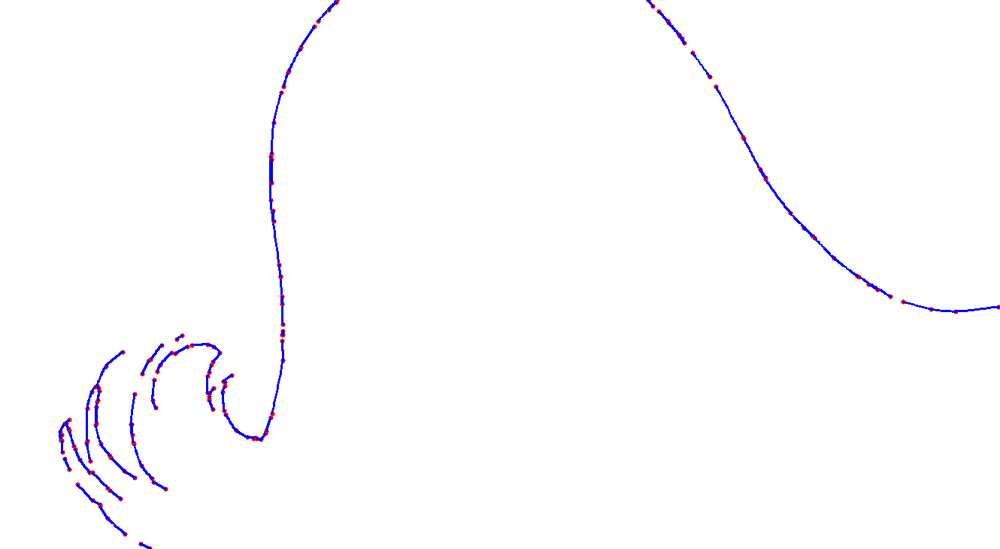
#> input picture bezier_trace_visualization.png, 1000 x 549 px, shrunk from 1330 x 730 before the run
$ python -i test.py   (imports and definitions only)
#> lines starting #> are read from the running program, lines starting #| are printed output that depends on the picture; after the words box and inside, x2 and y2 are one past the last pixel; in counts of white or black regions, pixels touching at a corner belong together
import cv2
import numpy as np
import os
from collections import deque

def get_bezier_parameters(p0, p1, p2, p3):
    """
    Returns the coefficients for the cubic Bezier equation:
    B(t) = (1-t)^3*P0 + 3(1-t)^2*t*P1 + 3(1-t)*t^2*P2 + t^3*P3
    Expanded:
    B(t) = At^3 + Bt^2 + Ct + D
    """
    D = p0
    C = 3 * (p1 - p0)
    B = 3 * (p2 - 2 * p1 + p0)
    A = p3 - 3 * p2 + 3 * p1 - p0
    return A, B, C, D

def fit_bezier_to_contour(points, smoothing_factor=0.3):
    """
    Fits a sequence of cubic Bezier curves to a set of polyline points.
    Uses tangent estimation (Catmull-Rom style control point calculation).
    """
    n = len(points)
    if n < 2:
        return []

    bezier_segments = []

    for i in range(n - 1):
        p0 = points[i] # Current Point
        p3 = points[i+1] # Next Point

        # --- Calculate Tangent at P0 ---
        if i == 0:
            prev_p = points[i] # Start of line
        else:
            prev_p = points[i-1]

        t1 = p3 - prev_p

        # --- Calculate Tangent at P3 ---
        if i == n - 2:
            next_p = points[i+1] # End of line
        else:
            next_p = points[i+2]

        t2 = next_p - p0

        dist = np.linalg.norm(p3 - p0)

        # Normalize tangents
        norm1 = np.linalg.norm(t1)
        if norm1 == 0: norm1 = 1
        t1 = t1 / norm1

        norm2 = np.linalg.norm(t2)
        if norm2 == 0: norm2 = 1
        t2 = t2 / norm2

        # Calculate control points
        p1 = p0 + t1 * (dist * smoothing_factor)
        p2 = p3 - t2 * (dist * smoothing_factor)

        bezier_segments.append((p0, p1, p2, p3))

    return bezier_segments

def skeletonize_image(img_binary):
    """
    Reduces binary image features to 1-pixel width skeletons.
    """
    skel = np.zeros(img_binary.shape, np.uint8)
    element = cv2.getStructuringElement(cv2.MORPH_CROSS, (3,3))
    temp_img = img_binary.copy()

    done = False
    while not done:
        eroded = cv2.erode(temp_img, element)
        temp = cv2.dilate(eroded, element)
        temp = cv2.subtract(temp_img, temp)
        skel = cv2.bitwise_or(skel, temp)
        temp_img = eroded.copy()

        if cv2.countNonZero(temp_img) == 0:
            done = True
    return skel

def extract_paths_from_skeleton(skel_img):
    """
    Walks the connected components of the skeleton to retrieve ordered points.
    This replaces cv2.findContours to avoid loop/gap issues.
    """
    # Get all white pixel coordinates
    # np.where returns (row_indices, col_indices), so we zip them as (y, x)
    ys, xs = np.where(skel_img > 0)
    pixels = set(zip(xs, ys)) # Store as (x, y) for consistency

    paths = []

    while pixels:
        # Start a new stroke from an arbitrary pixel
        start_pixel = next(iter(pixels))
        pixels.remove(start_pixel)

        # Use a deque to build the line in both directions
        # structure: [ ... left_growth ... start ... right_growth ... ]
        stroke = deque([start_pixel])

        # Directions: 8-neighborhood
        neighbors_offset = [(-1, -1), (0, -1), (1, -1),
                            (-1, 0),           (1, 0),
                            (-1, 1),  (0, 1),  (1, 1)]

        # 1. Grow Right/Forward
        current = start_pixel
        while True:
            found_next = None
            # Look for a neighbor in the set of remaining pixels
            for dx, dy in neighbors_offset:
                nb = (current[0] + dx, current[1] + dy)
                if nb in pixels:
                    found_next = nb
                    break

            if found_next:
                stroke.append(found_next)
                pixels.remove(found_next)
                current = found_next
            else:
                break # Dead end

        # 2. Grow Left/Backward (from the original start pixel)
        current = start_pixel
        while True:
            found_prev = None
            for dx, dy in neighbors_offset:
                nb = (current[0] + dx, current[1] + dy)
                if nb in pixels:
                    found_prev = nb
                    break

            if found_prev:
                stroke.appendleft(found_prev)
                pixels.remove(found_prev)
                current = found_prev
            else:
                break # Dead end

        # Only keep strokes that are significant
        if len(stroke) > 10:
            paths.append(list(stroke))

    return paths

def trace_image(image_path, output_txt_path, output_img_path):
#> called with image_path = 'bezier_trace_visualization.png', output_txt_path = 'out.png', output_img_path = 'out1.png'
    if not os.path.exists(image_path):
        print(f"Error: {image_path} not found.")
        return

    # 1. Load Image
    img = cv2.imread(image_path)
#> img is the input picture: shape (549, 1000, 3); mean B, G, R 254.4, 252.5, 253
    if img is None:
        print("Error: Could not read image.")
        return

    vis_img = np.ones_like(img) * 255
    gray = cv2.cvtColor(img, cv2.COLOR_BGR2GRAY)

    # 2. Preprocess
    _, thresh = cv2.threshold(gray, 127, 255, cv2.THRESH_BINARY_INV)
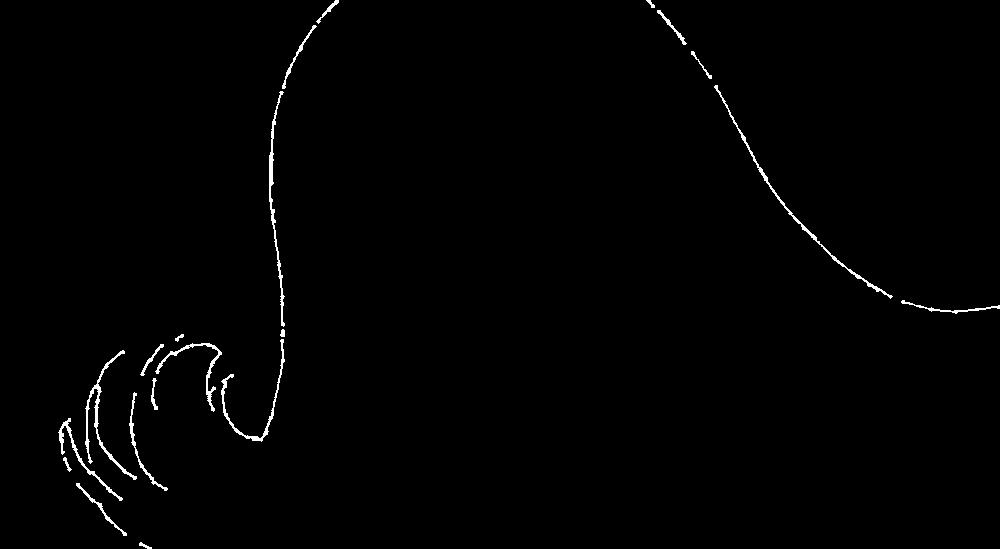
#> thresh: shape (549, 1000); 0.91% white in thin lines or dots

    # DILATE first to close small gaps in the raw drawing
    kernel = np.ones((3,3), np.uint8)
    thresh = cv2.dilate(thresh, kernel, iterations=1)
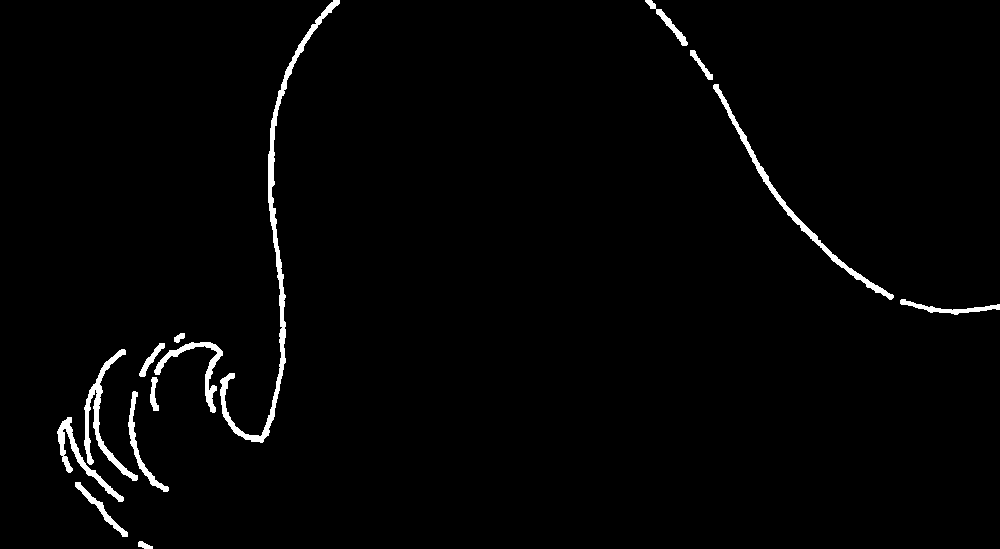
#> thresh: shape (549, 1000); 1.8% white; 14 white regions, largest, box (x1, y1, x2, y2) and area: (220, 0, 340, 443) 2893, (713, 84, 894, 300) 1507, (84, 349, 138, 481) 1270

    # Smooth to remove noise
    thresh = cv2.GaussianBlur(thresh, (5, 5), 0)
    _, thresh = cv2.threshold(thresh, 127, 255, cv2.THRESH_BINARY)
#> thresh: shape (549, 1000); 1.8% white; 14 white regions, largest, box (x1, y1, x2, y2) and area: (220, 0, 340, 443) 2903, (713, 84, 894, 300) 1506, (84, 349, 138, 481) 1274

    print("Skeletonizing image...")
    skeleton = skeletonize_image(thresh)
#> the loop in skeletonize_image, `while not done:` made 6 passes
#> pass 1, in skeletonize_image, `eroded = cv2.erode(temp_img, element)`:
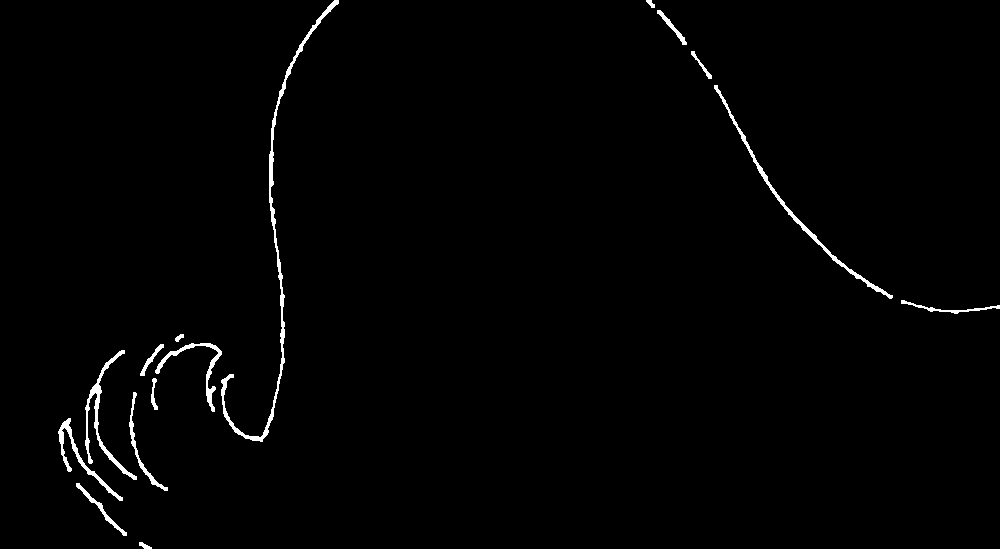
#> eroded: shape (549, 1000); 1.2% white; 15 white regions, largest, box (x1, y1, x2, y2) and area: (221, 0, 339, 442) 1845, (714, 85, 893, 299) 1021, (85, 350, 137, 480) 842
#> pass 1, in skeletonize_image, `temp = cv2.subtract(temp_img, temp)`:
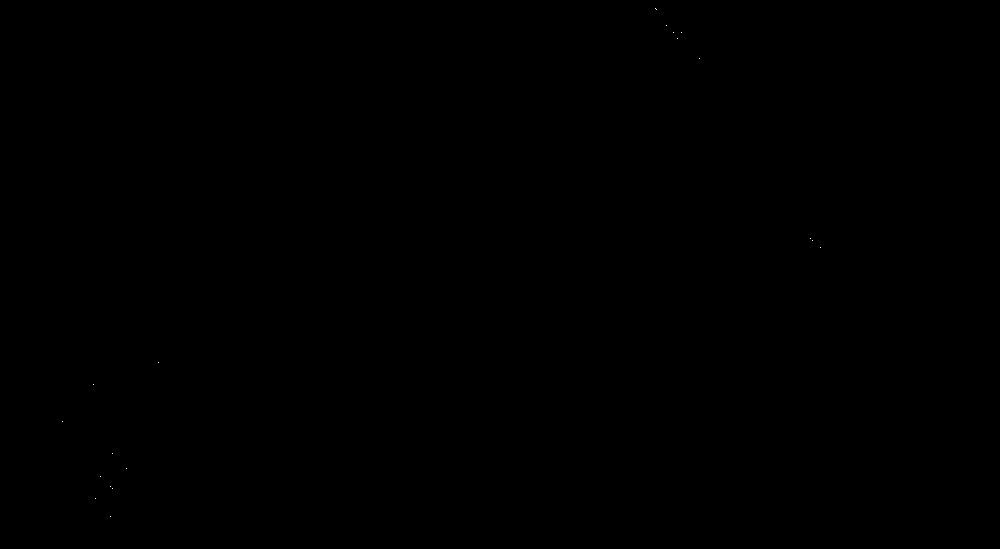
#> temp: shape (549, 1000); 0% white in thin lines or dots, all inside (x1, y1, x2, y2) = (62, 8, 821, 517)
#> pass 2, in skeletonize_image, `eroded = cv2.erode(temp_img, element)`:
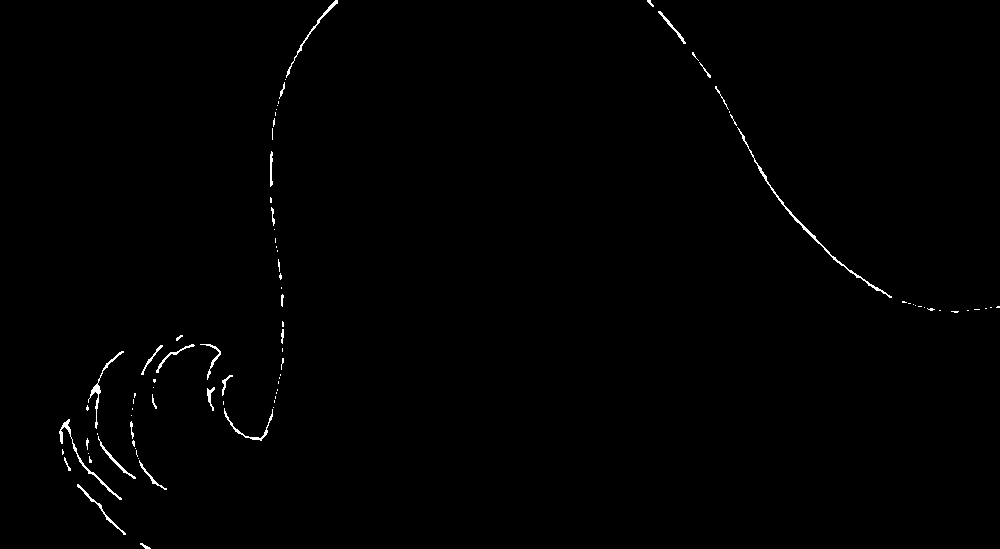
#> eroded: shape (549, 1000); 0.57% white in thin lines or dots
#> after the loop in skeletonize_image, `while not done:`: eroded: shape (549, 1000); every value is 0
#> after the loop in skeletonize_image, `while not done:`:
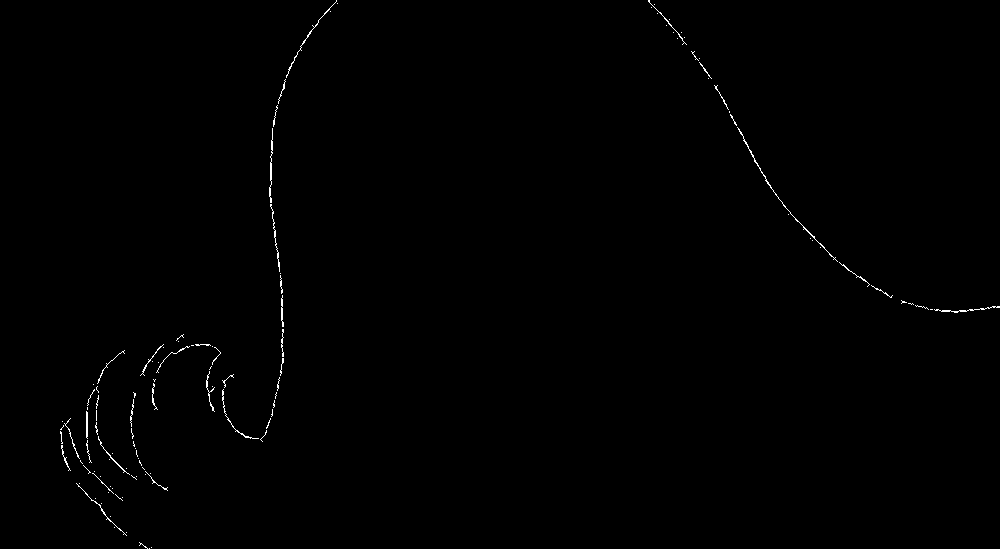
#> skel: shape (549, 1000); 0.4% white in thin lines or dots

    # 3. Extract Ordered Paths (Walking the skeleton)
    print("Tracing paths...")
    raw_paths = extract_paths_from_skeleton(skeleton)
#> in extract_paths_from_skeleton, `ys, xs = np.where(skel_img > 0)`: ys = 2219 values from 0 to 548; xs = 2219 values, max 999 at index 895, min 60 at index 1720, mean 349
#> in extract_paths_from_skeleton, `pixels = set(zip(xs, ys))`: pixels = 2219 items
#> the loop in extract_paths_from_skeleton, `while pixels:` made 246 passes
#> after the loop in extract_paths_from_skeleton, `while pixels:`: paths = 58 items; pixels = 0 items
#> raw_paths = 58 items
    print(f"Found {len(raw_paths)} connected strokes.")
#| Found 58 connected strokes.

    with open(output_txt_path, 'w') as f:
        f.write(f"Bezier Curve Trace for {image_path}\n")
        f.write("="*50 + "\n\n")

        for cnt_idx, path_points in enumerate(raw_paths):

            # Convert to numpy float array
            raw_points = np.array(path_points, dtype=np.float32)

            # Simplify slightly to reduce jitter from the pixel grid
            # Epsilon 2.0 keeps it very faithful but smooths 1px zig-zags
            epsilon = 2.0
            approx = cv2.approxPolyDP(raw_points, epsilon, False)
            points = np.array([p[0] for p in approx], dtype=np.float32)

            if len(points) < 2:
                continue

            # Fit Bezier Segments
            segments = fit_bezier_to_contour(points, smoothing_factor=0.3)

            f.write(f"--- Stroke {cnt_idx+1} ({len(segments)} segments) ---\n")

            # Vis: Red dots for control points (anchors)
            for p in points:
                cv2.circle(vis_img, (int(p[0]), int(p[1])), 3, (0, 0, 255), -1)

            for seg_idx, (p0, p1, p2, p3) in enumerate(segments):
                Ax, Bx, Cx, Dx = get_bezier_parameters(p0[0], p1[0], p2[0], p3[0])
                Ay, By, Cy, Dy = get_bezier_parameters(p0[1], p1[1], p2[1], p3[1])

                f.write(f"  Segment {seg_idx+1}:\n")
                f.write(f"    P0({p0[0]:.1f},{p0[1]:.1f}) -> P3({p3[0]:.1f},{p3[1]:.1f})\n")
                f.write(f"    x(t) = {Ax:.3f}t^3 + {Bx:.3f}t^2 + {Cx:.3f}t + {Dx:.3f}\n")
                f.write(f"    y(t) = {Ay:.3f}t^3 + {By:.3f}t^2 + {Cy:.3f}t + {Dy:.3f}\n\n")

                # Draw Curve
                steps = 20
                t_vals = np.linspace(0, 1, steps)
                curve_points = []
                for t in t_vals:
                    xt = Ax*(t**3) + Bx*(t**2) + Cx*t + Dx
                    yt = Ay*(t**3) + By*(t**2) + Cy*t + Dy
                    curve_points.append((int(xt), int(yt)))

                for i in range(len(curve_points) - 1):
                    cv2.line(vis_img, curve_points[i], curve_points[i+1], (255, 0, 0), 2)
#> this loop made 58 passes
#> (points, n in fit_bezier_to_contour) on passes 2, 3, 5, 9, 10, 11, 12, 14: ([[156, 372], [171, 352], [176, 353], [189, 346]], 4), ([[87, 418], [86, 411], [87, 438]], 3), ([[305, 40], [303, 42], [314, 27], [312, 25]], 4), ([[102, 509], [103, 511], [76, 483]], 3), ([[679, 36], [682, 38], [649, 1]], 3), ([[123, 534], [103, 512], [105, 514]], 3), ([[280, 375], [282, 358], [283, 362]], 3), ([[860, 277], [865, 281], [839, 262]], 3)
#> (points, n in fit_bezier_to_contour, segments) on passes 1, 4, 7, 8, 13, 17: ([[915, 305], [928, 309]], 2, [([915, 305], [918.9, 306.2], [924.1, 307.8], [928, 309])]), ([[79, 458], [64, 423]], 2, [([79, 458], [74.5, 447.5], [68.5, 433.5], [64, 423])]), ([[97, 434], [96, 422]], 2, [([97, 434], [96.7, 430.4], [96.3, 425.6], [96, 422])]), ([[730, 115], [736, 125]], 2, [([730, 115], [731.8, 118], [734.2, 122], [736, 125])]), ([[279, 271], [271, 205]], 2, [([279, 271], [276.6, 251.2], [273.4, 224.8], [271, 205])]), ([[113, 493], [92, 473]], 2, [([113, 493], [106.7, 487], [98.3, 479], [92, 473])])
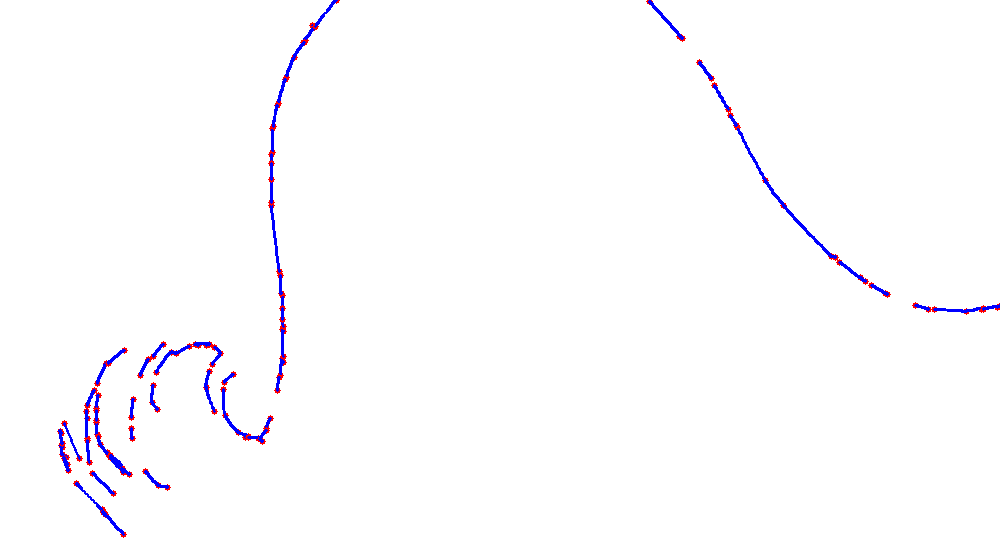
#> vis_img: shape (549, 1000, 3); mean of channels 0, 1, 2 254.1, 251.7, 252.6; drawn as B, G, R

    cv2.imwrite(output_img_path, vis_img)
    print(f"Trace complete.")
    print(f"Functions saved to: {output_txt_path}")
    print(f"Visualization saved to: {output_img_path}")

# [3 lines not run here, left out]


>>> result = trace_image('bezier_trace_visualization.png', 'out.png', 'out1.png')
